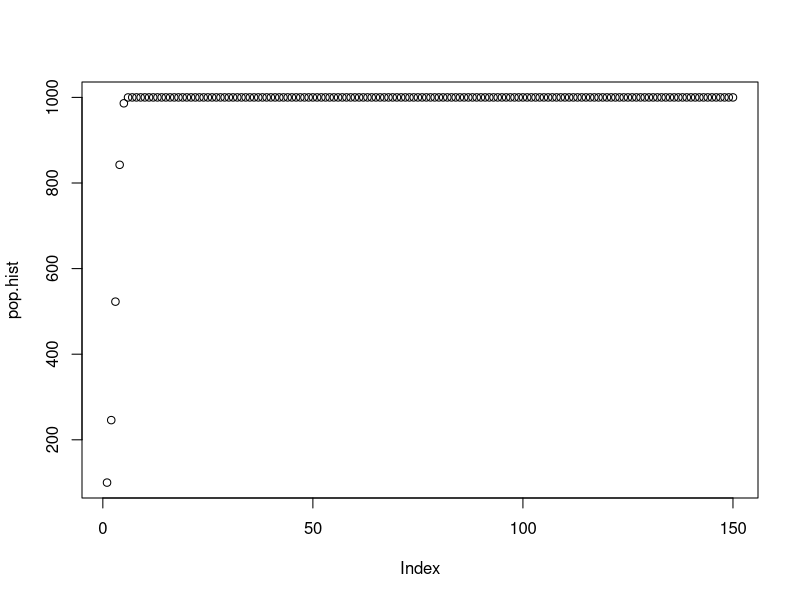

Write the R code that produced this figure.
pop<-100
pop.hist<-c()
r<-0.05
K<-1000
for (i in 1:150) {
	pop.hist[i]<-pop
	pop<-pop*exp(1-pop/K)
}
plot(pop.hist)


